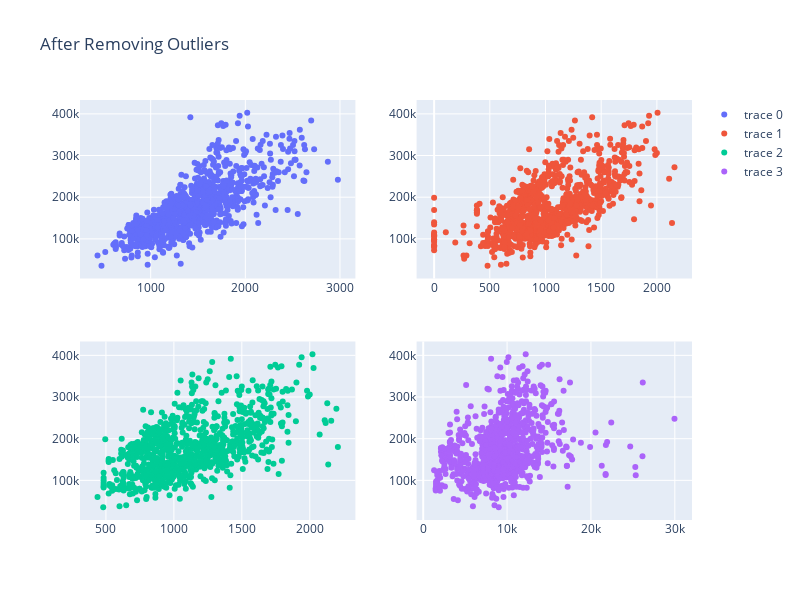

Notebook code cell kept with this figure:
### Code cell
fig = make_subplots(rows=2, cols=2)
fig.add_trace(
    go.Scatter(x=list(train['GrLivArea']), y=list(train['SalePrice']),mode="markers+text"),
    row=1, col=1
)

fig.add_trace(
    go.Scatter(x=list(train['TotalBsmtSF']), y=list(train['SalePrice']) ,mode="markers+text"),
    row=1, col=2 
)
fig.add_trace(
    go.Scatter(x=list(train['1stFlrSF']), y=list(train['SalePrice']),mode="markers+text"),
    row=2, col=1
)

fig.add_trace(
    go.Scatter(x=list(train['LotArea']), y=list(train['SalePrice']) ,mode="markers+text"),
    row=2, col=2 
)

fig.update_layout(height=600, width=800, title_text="After Removing Outliers")
fig.show()

### Figure 1 — Plotly figure (JSON) as saved in the notebook; plotly's stock layout.template omitted (floating-point values rounded to 4 significant figures; data arrays with more than 128 entries replaced by an {"elided": "..."} marker saying what was removed)
{"data": [{"mode": "markers+text", "type": "scatter", "x": {"elided": "1015 int values"}, "xaxis": "x", "y": {"elided": "1015 int values"}, "yaxis": "y"}, {"mode": "markers+text", "type": "scatter", "x": {"elided": "1015 int values"}, "xaxis": "x2", "y": {"elided": "1015 int values"}, "yaxis": "y2"}, {"mode": "markers+text", "type": "scatter", "x": {"elided": "1015 int values"}, "xaxis": "x3", "y": {"elided": "1015 int values"}, "yaxis": "y3"}, {"mode": "markers+text", "type": "scatter", "x": {"elided": "1015 int values"}, "xaxis": "x4", "y": {"elided": "1015 int values"}, "yaxis": "y4"}], "layout": {"height": 600, "title": {"text": "After Removing Outliers"}, "width": 800, "xaxis": {"anchor": "y", "domain": [0, 0.45]}, "xaxis2": {"anchor": "y2", "domain": [0.55, 1]}, "xaxis3": {"anchor": "y3", "domain": [0, 0.45]}, "xaxis4": {"anchor": "y4", "domain": [0.55, 1]}, "yaxis": {"anchor": "x", "domain": [0.575, 1]}, "yaxis2": {"anchor": "x2", "domain": [0.575, 1]}, "yaxis3": {"anchor": "x3", "domain": [0, 0.425]}, "yaxis4": {"anchor": "x4", "domain": [0, 0.425]}}}
